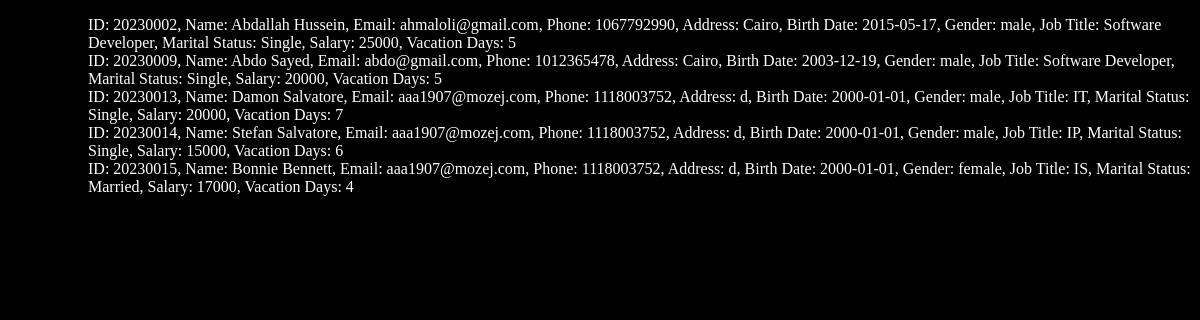
The app's page /index/, older data.
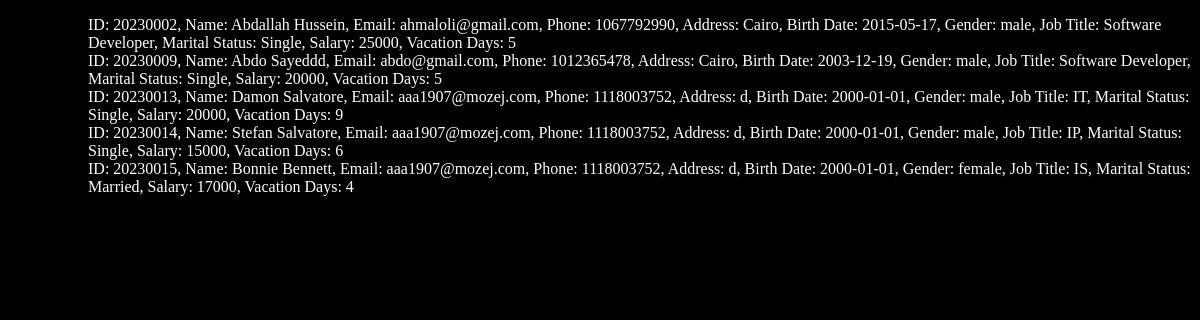
The same page, newer data.
### main/models.py (models this page shows)
class Employee(models.Model):
    ID = models.BigAutoField(primary_key=True, verbose_name='ID')
    userName = models.CharField(max_length=100)
    Email = models.CharField(max_length=255)
    phoneNum = models.IntegerField()
    address = models.CharField(max_length=255)
    birthDate = models.DateField()
    gender = models.CharField(max_length=10)
    jobTitle = models.CharField(max_length=64)
    maritalStatus = models.CharField(max_length=64)
    salary = models.IntegerField()
    vacationDays = models.IntegerField()
    def __str__(self):
        return f"ID: {self.ID}, Name: {self.userName}, Email: {self.Email}, Phone: {self.phoneNum}, Address: {self.address}, Birth Date: {self.birthDate}, Gender: {self.gender}, Job Title: {self.jobTitle}, Marital Status: {self.maritalStatus}, Salary: {self.salary}, Vacation Days: {self.vacationDays}"

### main/views.py (the view)
# urls.py: path("index/", views.index, name="index"),
def index(request):
    context = {
        "Employees": Employee.objects.all()
    }
    return render(request, 'Emp/index.html', context)

### main/templates/Emp/index.html (shortened to what this page needs)
<!DOCTYPE html>
<html lang="en">
  {% load static %}
	<head>
    <link rel="stylesheet" href="{% static 'css/style.css'%}">
	</head>
	<body>
    <p>
		<ul>
			{% for emp in Employees%}
			<ul>
				{{emp}}
			</ul>
			{% endfor %}
		</ul>
  </p>
	</body>
</html>

Row changes from the older to the newer data that the page shows:
changed Employee: ID+userName+Email "ID: 20230009, Name: Abdo Sayed, Email: abdo@gmail.com, Phone: 1012365478,…" → "ID: 20230009, Name: Abdo Sayeddd, Email: abdo@gmail.com, Phone: 1012365478,…"
changed Employee: ID+userName+Email "…Salary: 20000, Vacation Days: 7" → "…Salary: 20000, Vacation Days: 9"
